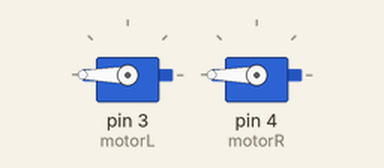
A sketch run on a simulated Arduino Uno, built with avr-gcc and run on an emulated ATmega328P. Shown: 2 × servo. At 8.0 s the program stops and its outputs stay as they are.

Above: at 0.1 s.
At 3.1 s:
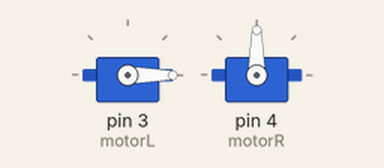
Timing chart, 0 to 4.6 s (numbered marks = the images above):
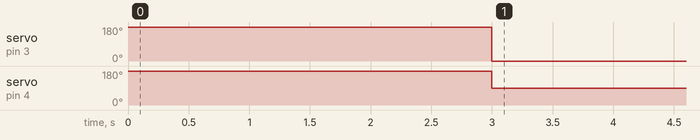

Measured:
- by itself, servo on pin 3 (motorL): 180° → 0° at 3.0 s
- by itself, servo on pin 4 (motorR): 180° → 90° at 3.0 s

The sketch:

Turns.ino
```cpp
#include <Servo.h>
Servo motorL;
Servo motorR;

void setup() {
  motorL.attach(3); //stop val = 80
  motorR.attach(4); //stop val = 90
  Serial.begin(9600);
}

void loop() {
  motorL.write(90);
  motorR.write(90);
  motorL.write(255);
  motorR.write(255);
  delay(3000);
  motorL.write(0);
  motorR.write(90);
  delay(5000);
  motorL.detach();
  motorR.detach();
  while(1);
}
```
